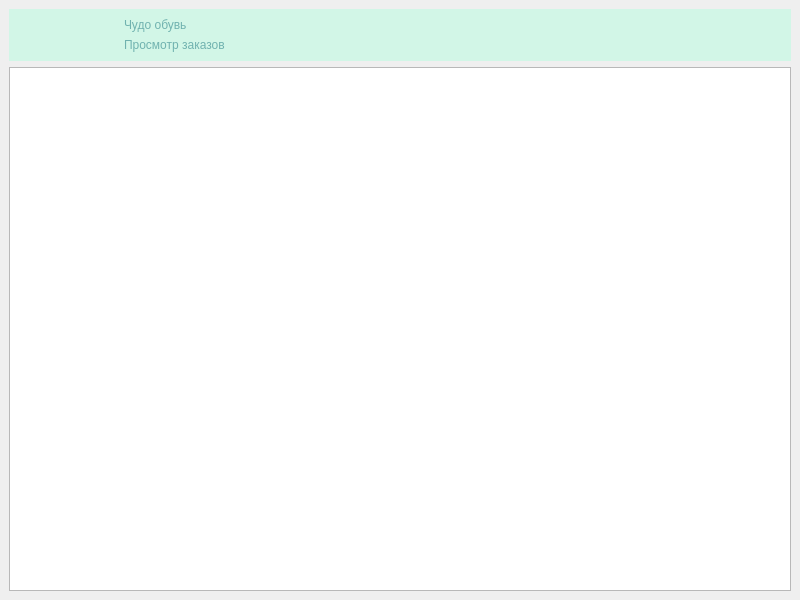
<?xml version="1.0" encoding="UTF-8"?>
<ui version="4.0">
 <class>MainWindow</class>
 <widget class="QMainWindow" name="MainWindow">
  <property name="geometry">
   <rect>
    <x>0</x>
    <y>0</y>
    <width>800</width>
    <height>600</height>
   </rect>
  </property>
  <property name="windowTitle">
   <string>MainWindow</string>
  </property>
  <property name="styleSheet">
   <string notr="true">*{
	
	font: 24pt &quot;Calibri&quot;;
	color:#70B2AF;
}
#header{
	background-color:#D2F6E7;
}
QPushButton{
	color:#70B2AF;	
	background-color:#D2F6E7;
}
QPushButton:hover{
	color:#D2F6E7;	
	background-color:#70B2AF;
}</string>
  </property>
  <widget class="QWidget" name="body">
   <layout class="QVBoxLayout" name="verticalLayout_2">
    <item alignment="Qt::AlignTop">
     <widget class="QWidget" name="header" native="true">
      <layout class="QHBoxLayout" name="horizontalLayout">
       <item>
        <widget class="QLabel" name="label_2">
         <property name="maximumSize">
          <size>
           <width>100</width>
           <height>100</height>
          </size>
         </property>
         <property name="text">
          <string/>
         </property>
         <property name="pixmap">
          <pixmap>../img/Чудо Обувь.png</pixmap>
         </property>
         <property name="scaledContents">
          <bool>true</bool>
         </property>
        </widget>
       </item>
       <item>
        <layout class="QVBoxLayout" name="verticalLayout">
         <item>
          <widget class="QLabel" name="label_3">
           <property name="text">
            <string>Чудо обувь</string>
           </property>
          </widget>
         </item>
         <item>
          <widget class="QLabel" name="label">
           <property name="text">
            <string>Просмотр заказов</string>
           </property>
          </widget>
         </item>
        </layout>
       </item>
      </layout>
     </widget>
    </item>
    <item>
     <widget class="QListWidget" name="list_orders"/>
    </item>
   </layout>
  </widget>
 </widget>
 <resources/>
 <connections/>
</ui>
